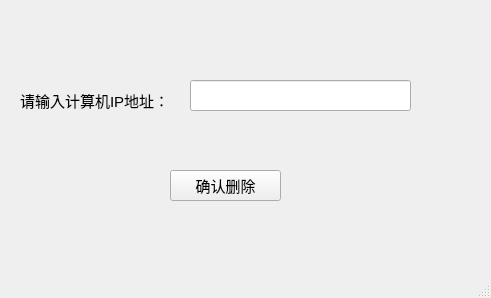
<?xml version="1.0" encoding="UTF-8"?>
<ui version="4.0">
 <class>deleteComputer</class>
 <widget class="QMainWindow" name="deleteComputer">
  <property name="geometry">
   <rect>
    <x>0</x>
    <y>0</y>
    <width>491</width>
    <height>298</height>
   </rect>
  </property>
  <property name="windowTitle">
   <string>删除计算机</string>
  </property>
  <widget class="QWidget" name="centralwidget">
   <widget class="QLabel" name="label">
    <property name="geometry">
     <rect>
      <x>20</x>
      <y>90</y>
      <width>151</width>
      <height>21</height>
     </rect>
    </property>
    <property name="font">
     <font>
      <pointsize>11</pointsize>
     </font>
    </property>
    <property name="text">
     <string>请输入计算机IP地址：</string>
    </property>
   </widget>
   <widget class="QPushButton" name="pushButton">
    <property name="geometry">
     <rect>
      <x>170</x>
      <y>170</y>
      <width>111</width>
      <height>31</height>
     </rect>
    </property>
    <property name="font">
     <font>
      <pointsize>11</pointsize>
     </font>
    </property>
    <property name="text">
     <string>确认删除</string>
    </property>
   </widget>
   <widget class="QLineEdit" name="lineEdit">
    <property name="geometry">
     <rect>
      <x>190</x>
      <y>80</y>
      <width>221</width>
      <height>31</height>
     </rect>
    </property>
   </widget>
  </widget>
  <widget class="QMenuBar" name="menubar">
   <property name="geometry">
    <rect>
     <x>0</x>
     <y>0</y>
     <width>491</width>
     <height>23</height>
    </rect>
   </property>
  </widget>
  <widget class="QStatusBar" name="statusbar"/>
 </widget>
 <resources/>
 <connections/>
</ui>
